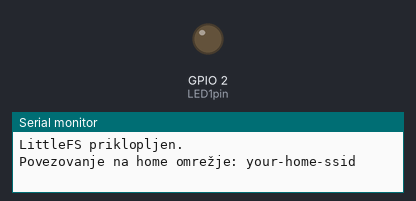
A program run on a simulated ESP32. Shown: output pins drawn as LEDs (lit = HIGH), the last lines printed to the serial monitor. WiFi joins after 1.5 s; servers stay silent unless stated; storage starts empty.

Above: at 0.1 s.
At 2.1 s:
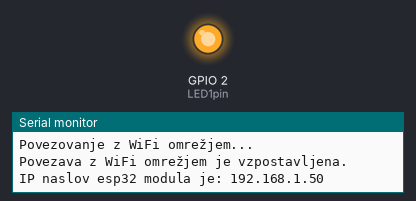
Timing chart, 0 to 3.8 s (numbered marks = the images above):
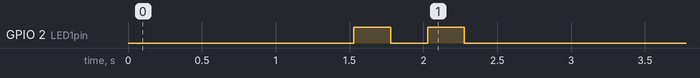

The program:

main.cpp
```cpp
#include <Arduino.h>
#include <WiFi.h>
#include <WebServer.h>
#include <LittleFS.h>

#include <secrets.h>
#include <wifi_log.h>

WebServer server(80);

uint8_t LED1pin = 2;
bool LED1status = LOW;

void sendFile(const char* path) {
  File f = LittleFS.open(path, "r");
  if (!f) {
    server.send(404, "text/plain; charset=UTF-8", "Datoteka ne obstaja");
    return;
  }
  server.streamFile(f, "text/html; charset=UTF-8");
  f.close();
}

void handle_root() { sendFile("/index.html"); }
void handle_1()    { LED1status = HIGH; sendFile("/on.html"); }
void handle_0()    { LED1status = LOW;  sendFile("/off.html"); }

void setup() {
  Serial.begin(115200);

  if (!LittleFS.begin()) {
    Serial.println("LittleFS mount failed — zaženi `pio run --target uploadfs`");
  } else {
    Serial.println("LittleFS priklopljen.");
  }

  printWifiTarget();
  WiFi.begin(WIFI_SSID, WIFI_PASSWORD);

  while (WiFi.status() != WL_CONNECTED) {
    delay(500);
    Serial.println("Povezovanje z WiFi omrežjem...");
  }

  Serial.println("Povezava z WiFi omrežjem je vzpostavljena.");
  Serial.print("IP naslov esp32 modula je: ");
  Serial.println(WiFi.localIP());

  server.on("/",  handle_root);
  server.on("/1", handle_1);
  server.on("/0", handle_0);

  server.begin();

  pinMode(LED1pin, OUTPUT);
  digitalWrite(LED1pin, HIGH);
  delay(250);
  digitalWrite(LED1pin, LOW);
  delay(250);
  digitalWrite(LED1pin, HIGH);
  delay(250);
  digitalWrite(LED1pin, LOW);
  delay(250);
}

void loop() {
  server.handleClient();

  if (LED1status == HIGH) {
    digitalWrite(LED1pin, HIGH);
  } else {
    digitalWrite(LED1pin, LOW);
  }
}
```
